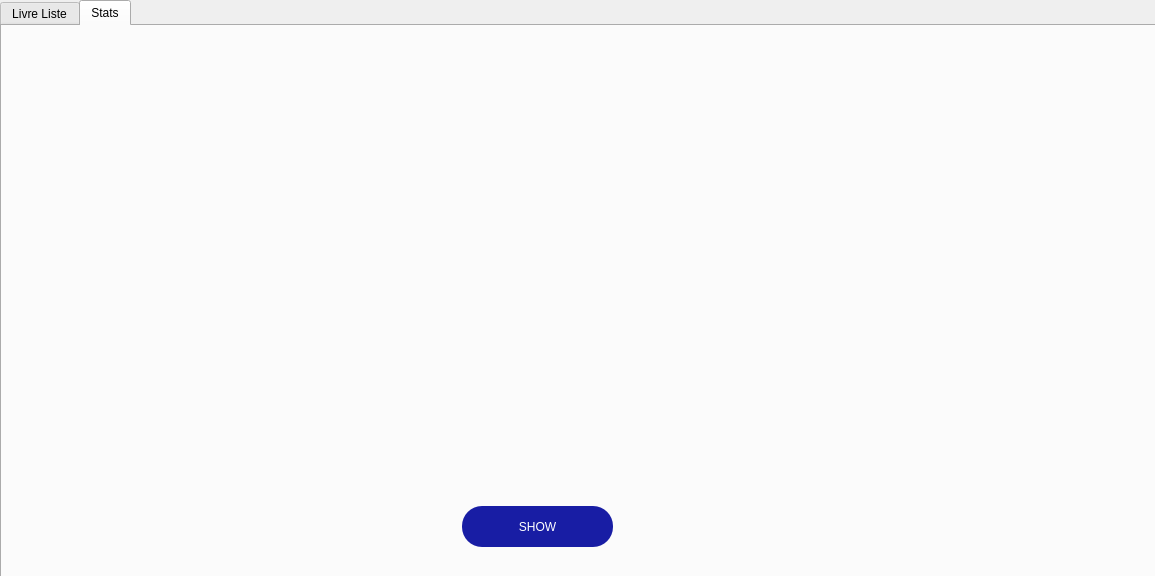
<?xml version="1.0" encoding="UTF-8"?>
<ui version="4.0">
 <class>livre_dialog</class>
 <widget class="QDialog" name="livre_dialog">
  <property name="geometry">
   <rect>
    <x>0</x>
    <y>0</y>
    <width>1155</width>
    <height>576</height>
   </rect>
  </property>
  <property name="windowTitle">
   <string>Dialog</string>
  </property>
  <widget class="QTabWidget" name="tabWidget">
   <property name="geometry">
    <rect>
     <x>0</x>
     <y>0</y>
     <width>1161</width>
     <height>581</height>
    </rect>
   </property>
   <property name="styleSheet">
    <string notr="true">QPushButton
{
background-color : #181DA4 ;
border-radius : 20px ;
color : white ;
}</string>
   </property>
   <property name="currentIndex">
    <number>1</number>
   </property>
   <property name="iconSize">
    <size>
     <width>30</width>
     <height>30</height>
    </size>
   </property>
   <widget class="QWidget" name="tab">
    <attribute name="icon">
     <iconset resource="resources.qrc">
      <normaloff>:/new/prefix1/10.png</normaloff>:/new/prefix1/10.png</iconset>
    </attribute>
    <attribute name="title">
     <string>Livre Liste</string>
    </attribute>
    <widget class="QLabel" name="label_status_livre_bd">
     <property name="geometry">
      <rect>
       <x>10</x>
       <y>520</y>
       <width>391</width>
       <height>21</height>
      </rect>
     </property>
     <property name="text">
      <string>TextLabel</string>
     </property>
    </widget>
    <widget class="QGroupBox" name="groupBox">
     <property name="geometry">
      <rect>
       <x>20</x>
       <y>20</y>
       <width>451</width>
       <height>491</height>
      </rect>
     </property>
     <property name="title">
      <string>Livre Info</string>
     </property>
     <widget class="QWidget" name="layoutWidget">
      <property name="geometry">
       <rect>
        <x>50</x>
        <y>50</y>
        <width>351</width>
        <height>311</height>
       </rect>
      </property>
      <layout class="QVBoxLayout" name="verticalLayout">
       <item>
        <layout class="QHBoxLayout" name="horizontalLayout_4">
         <item>
          <widget class="QLabel" name="label_2">
           <property name="text">
            <string>Code Livre</string>
           </property>
          </widget>
         </item>
         <item>
          <widget class="QLineEdit" name="lineEdit_code">
           <property name="enabled">
            <bool>false</bool>
           </property>
          </widget>
         </item>
        </layout>
       </item>
       <item>
        <layout class="QHBoxLayout" name="horizontalLayout_5">
         <item>
          <widget class="QLabel" name="label">
           <property name="text">
            <string>Titre</string>
           </property>
          </widget>
         </item>
         <item>
          <widget class="QLineEdit" name="lineEdit_titre"/>
         </item>
        </layout>
       </item>
       <item>
        <layout class="QHBoxLayout" name="horizontalLayout_3">
         <item>
          <widget class="QLabel" name="label_3">
           <property name="text">
            <string>Nbr_pages</string>
           </property>
          </widget>
         </item>
         <item>
          <widget class="QLineEdit" name="lineEdit_nbrp"/>
         </item>
        </layout>
       </item>
       <item>
        <layout class="QHBoxLayout" name="horizontalLayout_2">
         <item>
          <widget class="QLabel" name="label_4">
           <property name="text">
            <string>Auteur</string>
           </property>
          </widget>
         </item>
         <item>
          <widget class="QLineEdit" name="lineEdit_auteur"/>
         </item>
        </layout>
       </item>
       <item>
        <layout class="QHBoxLayout" name="horizontalLayout">
         <item>
          <widget class="QLabel" name="label_5">
           <property name="text">
            <string>Etat</string>
           </property>
          </widget>
         </item>
         <item>
          <widget class="QLineEdit" name="lineEdit_etat"/>
         </item>
        </layout>
       </item>
      </layout>
     </widget>
     <widget class="QPushButton" name="pushButton_init">
      <property name="enabled">
       <bool>false</bool>
      </property>
      <property name="geometry">
       <rect>
        <x>180</x>
        <y>440</y>
        <width>60</width>
        <height>40</height>
       </rect>
      </property>
      <property name="text">
       <string/>
      </property>
      <property name="icon">
       <iconset resource="resources.qrc">
        <normaloff>:/new/prefix1/46.png</normaloff>:/new/prefix1/46.png</iconset>
      </property>
      <property name="iconSize">
       <size>
        <width>25</width>
        <height>25</height>
       </size>
      </property>
     </widget>
     <widget class="QPushButton" name="pushButton_edit">
      <property name="enabled">
       <bool>false</bool>
      </property>
      <property name="geometry">
       <rect>
        <x>170</x>
        <y>380</y>
        <width>90</width>
        <height>40</height>
       </rect>
      </property>
      <property name="text">
       <string>Update</string>
      </property>
      <property name="icon">
       <iconset resource="resources.qrc">
        <normaloff>:/new/prefix1/59.png</normaloff>:/new/prefix1/59.png</iconset>
      </property>
     </widget>
     <widget class="QPushButton" name="pushButton_save">
      <property name="enabled">
       <bool>false</bool>
      </property>
      <property name="geometry">
       <rect>
        <x>50</x>
        <y>380</y>
        <width>90</width>
        <height>40</height>
       </rect>
      </property>
      <property name="text">
       <string>Save</string>
      </property>
      <property name="icon">
       <iconset resource="resources.qrc">
        <normaloff>:/new/prefix1/33.png</normaloff>:/new/prefix1/33.png</iconset>
      </property>
     </widget>
     <widget class="QPushButton" name="pushButton_delete">
      <property name="enabled">
       <bool>false</bool>
      </property>
      <property name="geometry">
       <rect>
        <x>291</x>
        <y>380</y>
        <width>90</width>
        <height>40</height>
       </rect>
      </property>
      <property name="text">
       <string>Delete</string>
      </property>
      <property name="icon">
       <iconset resource="resources.qrc">
        <normaloff>:/new/prefix1/45.png</normaloff>:/new/prefix1/45.png</iconset>
      </property>
     </widget>
    </widget>
    <widget class="QGroupBox" name="groupBox_2">
     <property name="geometry">
      <rect>
       <x>550</x>
       <y>20</y>
       <width>561</width>
       <height>491</height>
      </rect>
     </property>
     <property name="title">
      <string>Livre Table</string>
     </property>
     <widget class="QTableView" name="tableView">
      <property name="geometry">
       <rect>
        <x>20</x>
        <y>30</y>
        <width>521</width>
        <height>401</height>
       </rect>
      </property>
     </widget>
     <widget class="QPushButton" name="pushButton_load">
      <property name="geometry">
       <rect>
        <x>220</x>
        <y>440</y>
        <width>80</width>
        <height>40</height>
       </rect>
      </property>
      <property name="text">
       <string>Load </string>
      </property>
      <property name="icon">
       <iconset resource="resources.qrc">
        <normaloff>:/new/prefix1/42.png</normaloff>:/new/prefix1/42.png</iconset>
      </property>
     </widget>
    </widget>
    <zorder>groupBox_2</zorder>
    <zorder>groupBox</zorder>
    <zorder>label_status_livre_bd</zorder>
   </widget>
   <widget class="QWidget" name="tab_2">
    <attribute name="icon">
     <iconset resource="resources.qrc">
      <normaloff>:/new/prefix1/55.png</normaloff>:/new/prefix1/55.png</iconset>
    </attribute>
    <attribute name="title">
     <string>Stats</string>
    </attribute>
    <widget class="QPushButton" name="pushButton_stats_livre">
     <property name="geometry">
      <rect>
       <x>460</x>
       <y>480</y>
       <width>151</width>
       <height>41</height>
      </rect>
     </property>
     <property name="styleSheet">
      <string notr="true">QPushButton
{
background-color : #181DA4 ;
border-radius : 20px ;
color : white ;
}</string>
     </property>
     <property name="text">
      <string>SHOW</string>
     </property>
     <property name="icon">
      <iconset resource="resources.qrc">
       <normaloff>:/new/prefix1/55.png</normaloff>:/new/prefix1/55.png</iconset>
     </property>
     <property name="iconSize">
      <size>
       <width>30</width>
       <height>30</height>
      </size>
     </property>
    </widget>
    <widget class="QCustomPlot" name="customPlot" native="true">
     <property name="geometry">
      <rect>
       <x>60</x>
       <y>40</y>
       <width>1001</width>
       <height>401</height>
      </rect>
     </property>
    </widget>
   </widget>
  </widget>
 </widget>
 <customwidgets>
  <customwidget>
   <class>QCustomPlot</class>
   <extends>QWidget</extends>
   <header>qcustomplot.h</header>
   <container>1</container>
  </customwidget>
 </customwidgets>
 <resources>
  <include location="resources.qrc"/>
 </resources>
 <connections/>
</ui>
